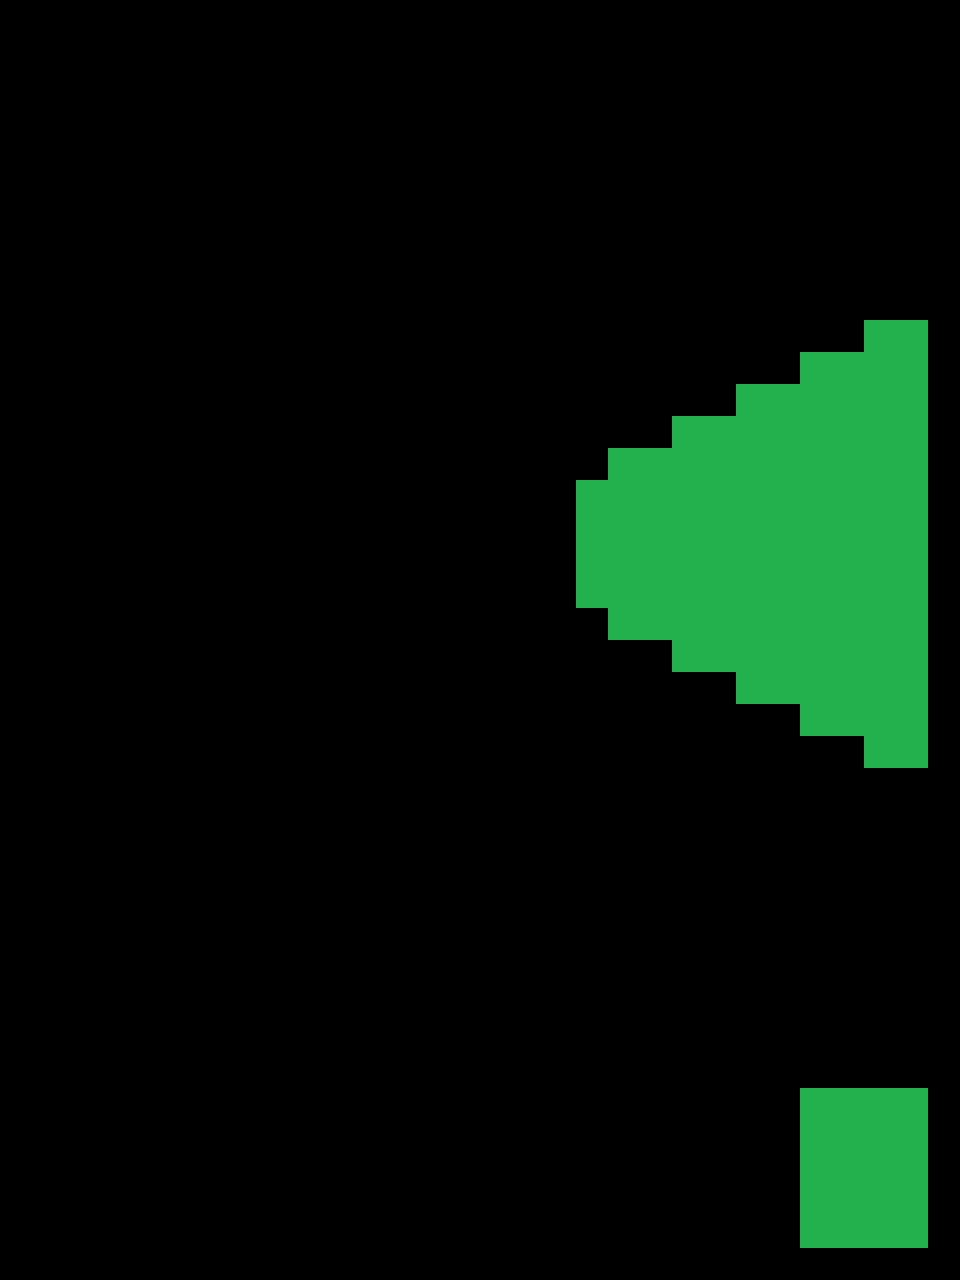

Below is a game level as drawn by its tile map, then a one-line description and the .tmx file that defines it, in full:
An orthogonal 30x40 tile map with 32x32 px tiles, 1 tile layer (Warstwa Kafelków 1), 2 tilesets.

<map version="1.2" tiledversion="1.2.5" orientation="orthogonal" renderorder="right-down" width="30" height="40" tilewidth="32" tileheight="32" infinite="0" nextlayerid="2" nextobjectid="1">
 <tileset firstgid="1" source="b1.tsx" />
 <tileset firstgid="2" source="g1.tsx" />
 <layer id="1" name="Warstwa Kafelków 1" width="30" height="40">
  <data encoding="csv">
1,1,1,1,1,1,1,1,1,1,1,1,1,1,1,1,1,1,1,1,1,1,1,1,1,1,1,1,1,1,
1,0,0,0,0,0,0,0,0,0,0,0,0,0,0,0,0,0,0,0,0,0,0,0,0,0,0,0,0,1,
1,0,0,0,0,0,0,0,0,0,0,0,0,0,0,0,0,0,0,0,0,0,0,0,0,0,0,0,0,1,
1,0,0,0,0,0,0,0,0,0,0,0,0,0,0,0,0,0,0,0,0,0,0,0,0,0,0,0,0,1,
1,0,0,0,0,0,0,0,0,0,0,0,0,0,0,0,0,0,0,0,0,0,0,0,0,0,0,0,0,1,
1,0,0,0,0,0,0,0,0,0,0,0,0,0,0,0,0,0,0,0,0,0,0,0,0,0,0,0,0,1,
1,0,0,0,0,0,0,1,1,1,1,1,1,1,1,1,1,1,1,1,1,1,1,1,1,1,1,0,0,1,
1,0,0,0,0,0,0,0,0,0,0,0,0,0,0,0,0,0,0,0,0,0,0,0,0,0,1,0,0,1,
1,0,0,0,0,0,0,0,0,0,0,0,0,0,0,0,0,0,0,0,0,0,0,0,0,0,1,0,0,1,
1,0,0,0,0,0,0,0,0,0,0,0,0,0,0,0,0,0,0,0,0,0,0,0,0,0,1,0,0,1,
1,1,1,1,1,1,1,1,1,1,1,1,1,1,1,1,1,1,1,1,1,1,1,1,1,1,1,2,2,1,
1,0,0,0,0,0,0,0,0,0,0,0,0,0,0,0,0,0,0,0,0,0,0,1,1,2,2,2,2,1,
1,0,0,0,0,0,0,0,0,0,0,0,0,0,0,0,0,0,0,0,0,1,1,2,2,2,2,2,2,1,
1,0,0,0,0,0,0,0,0,0,0,0,0,0,0,0,0,0,0,1,1,2,2,2,2,2,2,2,2,1,
1,0,0,0,0,0,0,0,0,0,0,0,0,0,0,0,0,1,1,2,2,2,2,2,2,2,2,2,2,1,
1,0,0,0,0,0,0,0,0,0,0,0,0,0,0,0,0,1,2,2,2,2,2,2,2,2,2,2,2,1,
1,0,0,0,0,0,0,0,0,0,0,0,0,0,0,0,0,1,2,2,2,2,2,2,2,2,2,2,2,1,
1,0,0,0,0,0,0,0,0,0,0,0,0,0,0,0,0,1,2,2,2,2,2,2,2,2,2,2,2,1,
1,0,0,0,0,0,0,0,0,0,0,0,0,0,0,0,0,1,2,2,2,2,2,2,2,2,2,2,2,1,
1,0,0,0,0,0,0,0,0,0,0,0,0,0,0,0,0,1,1,2,2,2,2,2,2,2,2,2,2,1,
1,0,0,0,0,0,0,0,0,0,0,0,0,0,0,0,0,0,0,1,1,2,2,2,2,2,2,2,2,1,
1,0,0,0,0,0,0,0,0,0,0,0,0,0,0,0,0,0,0,0,0,1,1,2,2,2,2,2,2,1,
1,0,0,0,0,0,0,0,0,0,0,0,0,0,0,0,0,0,0,0,0,0,0,1,1,2,2,2,2,1,
1,1,1,1,1,1,1,1,1,1,1,1,1,1,1,1,1,1,1,1,1,1,1,1,1,1,1,2,2,1,
1,0,0,0,0,0,0,0,0,0,0,0,0,0,0,0,0,0,0,0,0,0,0,0,0,0,1,0,0,1,
1,0,0,0,0,0,0,0,0,0,0,0,0,0,0,0,0,0,0,0,0,0,0,0,0,0,1,0,0,1,
1,0,0,0,0,0,0,0,0,0,0,0,0,0,0,0,0,0,0,0,0,0,0,0,0,0,1,0,0,1,
1,0,0,0,0,0,0,1,1,1,1,1,1,1,1,1,1,1,1,1,1,1,1,1,1,1,1,0,0,1,
1,0,0,0,0,0,0,0,0,0,0,0,0,0,0,0,0,0,0,0,0,0,0,0,0,0,0,0,0,1,
1,0,0,0,0,0,0,0,0,0,0,0,0,0,0,0,0,0,0,0,0,0,0,0,0,0,0,0,0,1,
1,0,0,0,0,0,0,0,0,0,0,0,0,0,0,0,0,0,0,0,0,0,0,0,0,0,0,0,0,1,
1,0,0,0,0,0,0,0,0,0,0,0,0,0,0,0,0,0,0,0,0,0,0,0,0,0,0,0,0,1,
1,0,0,0,0,0,0,0,0,0,0,0,0,0,0,0,0,0,0,0,0,0,0,0,0,0,0,0,0,1,
1,0,0,0,0,0,0,0,0,0,0,0,0,0,0,0,0,0,0,0,0,0,0,0,0,0,0,0,0,1,
1,1,1,1,1,0,0,0,0,1,0,0,0,0,1,0,0,0,0,1,0,0,0,0,1,2,2,2,2,1,
1,0,0,0,1,0,0,0,0,1,0,0,0,0,1,0,0,0,0,1,0,0,0,0,1,2,2,2,2,1,
1,0,0,0,1,0,0,0,0,1,0,0,0,0,1,0,0,0,0,1,0,0,0,0,1,2,2,2,2,1,
1,0,0,0,1,0,0,0,0,1,0,0,0,0,1,0,0,0,0,1,0,0,0,0,1,2,2,2,2,1,
1,0,0,0,1,0,0,0,0,1,0,0,0,0,1,0,0,0,0,1,0,0,0,0,1,2,2,2,2,1,
1,1,1,1,1,1,1,1,1,1,1,1,1,1,1,1,1,1,1,1,1,1,1,1,1,1,1,1,1,1
</data>
 </layer>
</map>
